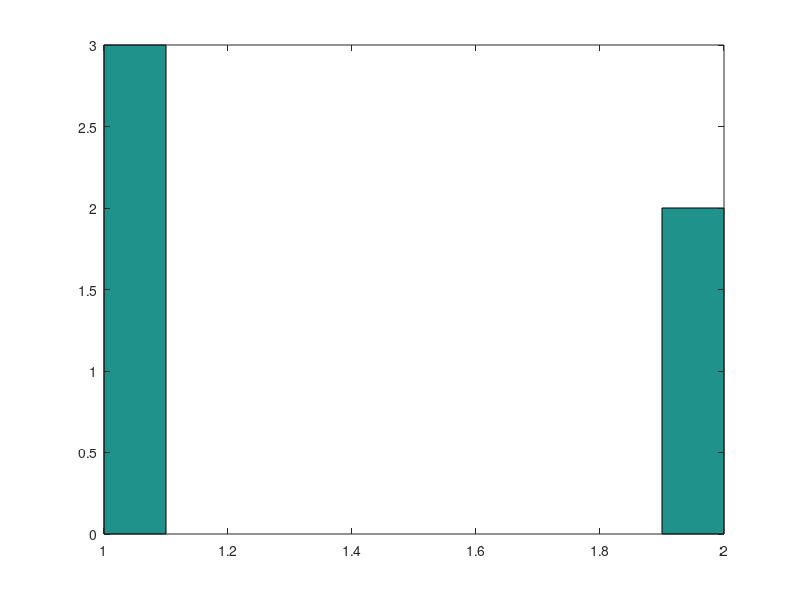

The MATLAB source for this figure:
N = input("number of simulations: ");

U = rand(3, N)

Y = ( U < 0.5);  % 1 - heads, 0 - tails

X = sum(Y);  % sum of each column

clf

hist(X)

